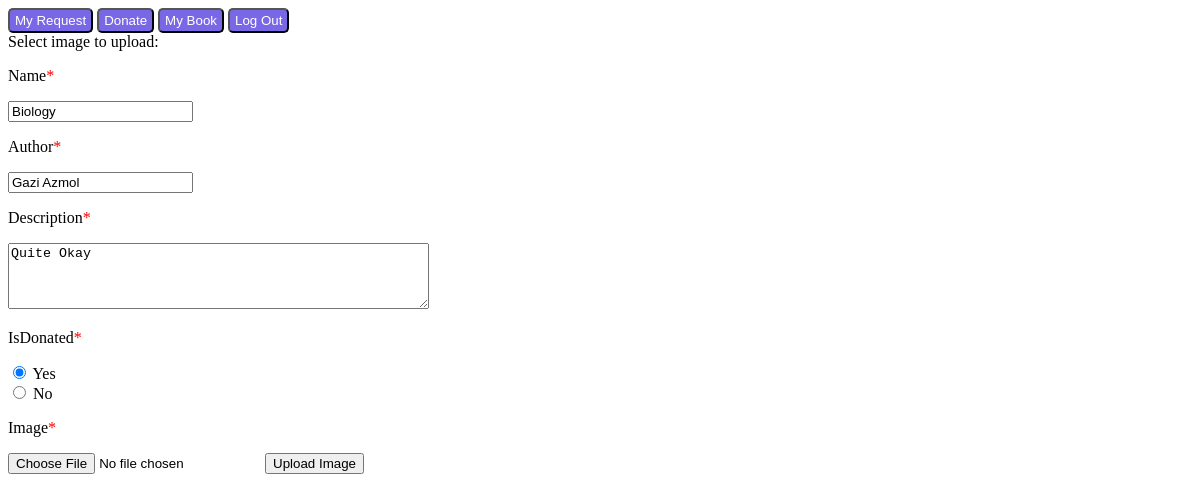
Page /donate/form.php?isbn=Bio (signed in) on the committed database.
### tables this page shows
CREATE TABLE `book` (
  `isbn` char(13) NOT NULL,
  `name` varchar(30) NOT NULL,
  `author` varchar(30) NOT NULL,
  `Total_like` int(10) NOT NULL,
  `image` varchar(255) DEFAULT NULL,
  `description` varchar(255) DEFAULT NULL,
  `time` time NOT NULL,
  `username` varchar(30) NOT NULL,
  `cost` double NOT NULL DEFAULT 50,
  `isDonated` varchar(3) NOT NULL,
  `total_dislike` int(10) NOT NULL
);

### donate/form.php (the view, shortened to what this page needs)
<?php
    $servername = "localhost";
    $username = "dbms";
    $password = "dbms";
    $con = new mysqli($servername, $username, $password);
    mysqli_select_db($con, 'demo');
    $isbn = $_GET['isbn'];
	$query = "SELECT * FROM book WHERE isbn = '$isbn'";
	$res = mysqli_query($con, $query);
	$row = mysqli_fetch_array($res);
    ?>
        <!DOCTYPE html>
            <html>
                <body>
                    <button class="btn"> <a class = "rating" href="..\view_request\view_req.php">My Request</a> </button>
                    <button class="btn"> <a class = "rating" href="..\donate\donate.php">Donate</a> </button>
                    <button class="btn"> <a class = "rating" href="..\my_book\book_view.php">My Book</a> </button>
                    <button class="btn"> <a class = "rating" href="..\logout\logout.php">Log Out</a> </button>
                    <form action="update.php?isbn=<?php echo $_GET['isbn']?>" method="post" enctype="multipart/form-data">
                            Select image to upload:
                            <p>Name<font color=red>*</font></p>
                            <input type = "name" value="<?php echo $row['name']?>" name = "name"placeholder="Enter Name" required>
                            <p>Author<font color=red>*</font></p>
                            <input type = "text" name = "author" value="<?php echo $row['author']?>" placeholder="Enter Author" required>
                            <p>Description<font color=red>*</font></p>
                            <textarea name="description" rows="4" cols="50" required><?php echo $row['description']?></textarea>
                            <p>IsDonated<font color=red>*</font></p>
                            <input type="radio" id="yes" name="IsDonated" <?php if($row['isDonated'] == "Yes") {echo "checked";}?> value="Yes" required>
                            <label for="yes">Yes</label><br>
                            <input type="radio" id="no" name="IsDonated" <?php if($row['isDonated'] == "No") {echo "checked";}?> value="No" required>
                            <label for="no">No</label><br>
                            <p>Image<font color=red>*</font></p>
                            <input type="file" name="photo" placeholder="Enter Image" required/>
                            <input type="submit" value="Upload Image" name="submit">
                    </form>
                </body>
            </html>

### donate/form.php (style rules this page uses)
.btn { background: #7868e6; padding: 3px 5px; border-radius: 5px; }
.rating { text-decoration: none; color: white; }

### rows in the picture
book: name "Biology", author "Gazi Azmol", description "Quite Okay", isDonated "☑ Yes", isDonated "☐ No"
